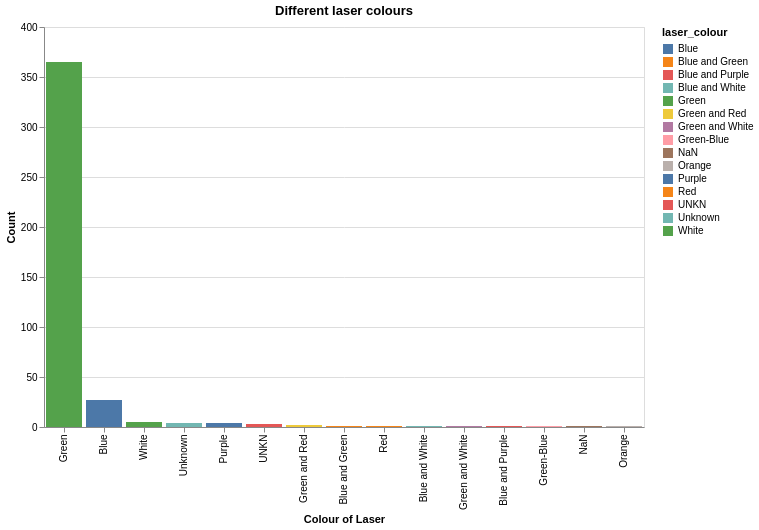

Write notebook code for a chart like this one.
### Code cell
alt.Chart(michigan_laser).mark_bar().encode(
    x=alt.X("laser_colour", title="Colour of Laser", sort="-y"),
    y=alt.Y("count()", title="Count"),
    color=alt.Color('laser_colour')
).properties(
    title="Different laser colours",
    width=600,
    height=400)

### Figure 1 — Vega specification as saved in the notebook (floating-point values rounded to 4 significant figures)
{"$schema": "https://vega.github.io/schema/vega/v6.json", "data": [{"name": "source_0"}, {"name": "data_0", "values": [{"__count": 365, "laser_colour": "Green"}, {"__count": 4, "laser_colour": "Unknown"}, {"__count": 4, "laser_colour": "Purple"}, {"__count": 3, "laser_colour": "UNKN"}, {"__count": 5, "laser_colour": "White"}, {"__count": 2, "laser_colour": "Green and Red"}, {"__count": 1, "laser_colour": "Blue and Green "}, {"__count": 27, "laser_colour": "Blue"}, {"__count": 1, "laser_colour": "Red"}, {"__count": 1, "laser_colour": "Blue and White"}, {"__count": 1, "laser_colour": "Green and White"}, {"__count": 1, "laser_colour": "Blue and Purple"}, {"__count": 1, "laser_colour": "Green-Blue"}, {"__count": 1, "laser_colour": "NaN"}, {"__count": 1, "laser_colour": "Orange"}]}, {"name": "source_0_x_domain_laser_colour", "values": [{"laser_colour": "Green", "sort_field": 365}, {"laser_colour": "Unknown", "sort_field": 4}, {"laser_colour": "Purple", "sort_field": 4}, {"laser_colour": "UNKN", "sort_field": 3}, {"laser_colour": "White", "sort_field": 5}, {"laser_colour": "Green and Red", "sort_field": 2}, {"laser_colour": "Blue and Green ", "sort_field": 1}, {"laser_colour": "Blue", "sort_field": 27}, {"laser_colour": "Red", "sort_field": 1}, {"laser_colour": "Blue and White", "sort_field": 1}, {"laser_colour": "Green and White", "sort_field": 1}, {"laser_colour": "Blue and Purple", "sort_field": 1}, {"laser_colour": "Green-Blue", "sort_field": 1}, {"laser_colour": "NaN", "sort_field": 1}, {"laser_colour": "Orange", "sort_field": 1}]}, {"name": "data_0_y_domain___count", "values": [{"min": 1, "max": 365}]}, {"name": "data_0_color_domain_laser_colour", "values": [{"laser_colour": "Green"}, {"laser_colour": "Unknown"}, {"laser_colour": "Purple"}, {"laser_colour": "UNKN"}, {"laser_colour": "White"}, {"laser_colour": "Green and Red"}, {"laser_colour": "Blue and Green "}, {"laser_colour": "Blue"}, {"laser_colour": "Red"}, {"laser_colour": "Blue and White"}, {"laser_colour": "Green and White"}, {"laser_colour": "Blue and Purple"}, {"laser_colour": "Green-Blue"}, {"laser_colour": "NaN"}, {"laser_colour": "Orange"}]}], "marks": [{"type": "rect", "name": "marks", "from": {"data": "data_0"}, "encode": {"update": {"y": {"field": "__count", "scale": "y"}, "y2": {"value": 0, "scale": "y"}, "x": {"field": "laser_colour", "scale": "x"}, "fill": {"field": "laser_colour", "scale": "color"}, "width": {"signal": "max(0.25, bandwidth('x'))"}}}, "style": ["bar"]}], "scales": [{"name": "x", "type": "band", "domain": {"data": "source_0_x_domain_laser_colour", "field": "laser_colour", "sort": {"op": "max", "field": "sort_field", "order": "descending"}}, "range": [0, {"signal": "width"}], "paddingInner": 0.1, "paddingOuter": 0.05}, {"name": "y", "type": "linear", "domain": [{"signal": "(data(\"data_0_y_domain___count\")[0] || {}).min"}, {"signal": "(data(\"data_0_y_domain___count\")[0] || {}).max"}], "range": [{"signal": "height"}, 0], "zero": true, "nice": true}, {"name": "color", "type": "ordinal", "domain": {"data": "data_0_color_domain_laser_colour", "field": "laser_colour", "sort": true}, "range": "category"}], "axes": [{"scale": "y", "ticks": false, "tickCount": {"signal": "ceil(height/40)"}, "gridScale": "x", "aria": false, "orient": "left", "domain": false, "maxExtent": 0, "zindex": 0, "grid": true, "labels": false, "minExtent": 0}, {"scale": "x", "grid": false, "title": "Colour of Laser", "labelAlign": "right", "labelBaseline": "middle", "zindex": 0, "labelAngle": 270, "orient": "bottom"}, {"scale": "y", "labelOverlap": true, "orient": "left", "tickCount": {"signal": "ceil(height/40)"}, "grid": false, "title": "Count", "zindex": 0}], "title": {"text": "Different laser colours", "frame": "group"}, "background": "white", "height": 400, "style": "cell", "legends": [{"fill": "color", "symbolType": "square", "title": "laser_colour"}], "padding": 5, "width": 600}
